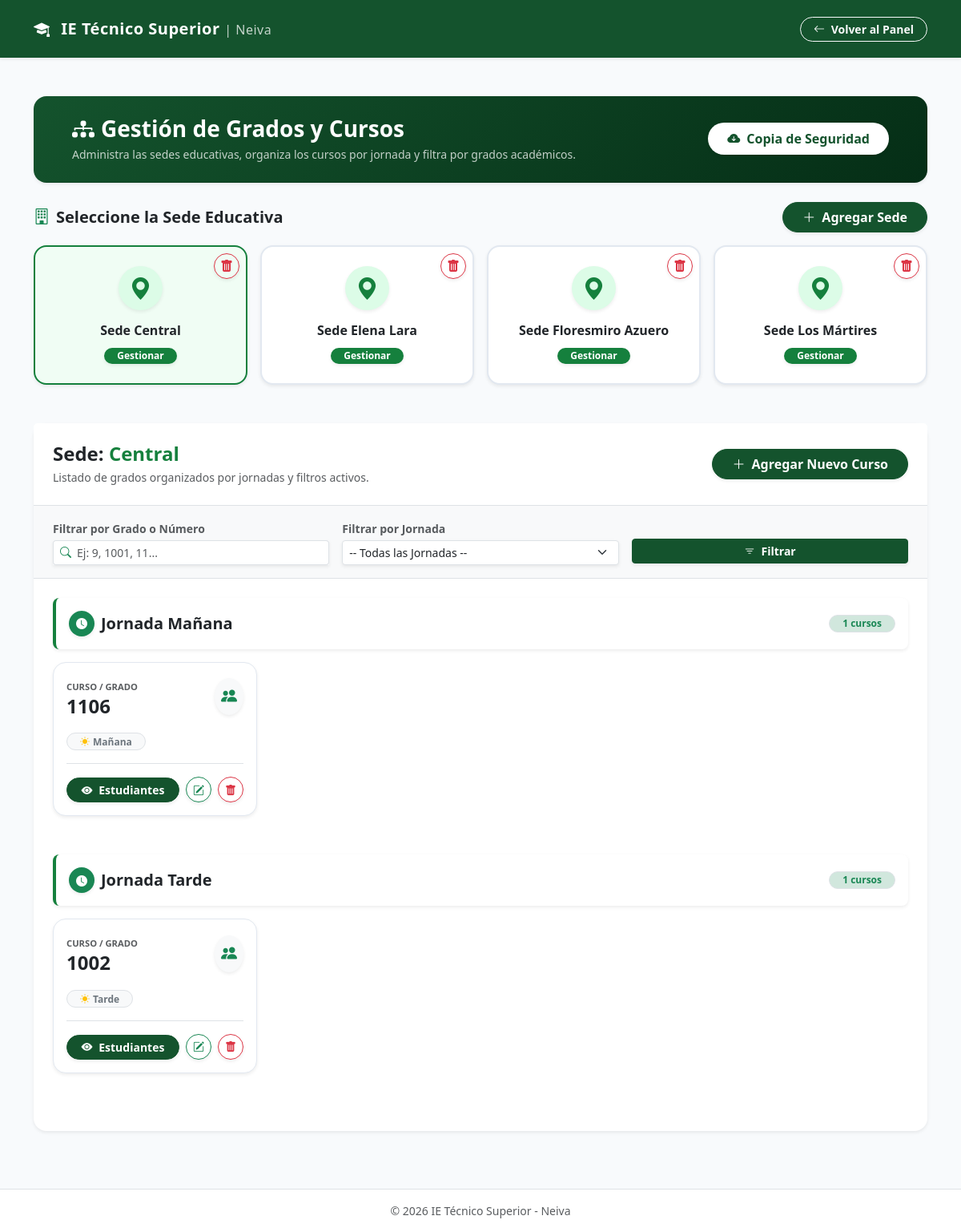
Page /administrador/grados.php?sede=1 (signed in) on the committed database.
### tables this page shows
CREATE TABLE `sedes` (
  `id_sede` int(11) NOT NULL,
  `nombre_sede` varchar(100) NOT NULL
);

CREATE TABLE `grados_cursos` (
  `id_curso` int(11) NOT NULL,
  `id_sede` int(11) NOT NULL,
  `nombre_curso` varchar(20) NOT NULL,
  `jornada` enum('Mañana','Tarde','Única') NOT NULL
);

### administrador/grados.php (the view, shortened to what this page needs)
<?php
$conexion = conectarBD();$mensaje_exito = "";
$sedes = [];
$res_sedes = mysqli_query($conexion, "SELECT id_sede, nombre_sede FROM sedes ORDER BY id_sede ASC");
if ($res_sedes) {
    while ($row = mysqli_fetch_assoc($res_sedes)) {
        $sedes[] = $row;
    }
}
$sede_seleccionada = isset($_GET['sede']) ? intval($_GET['sede']) : NULL;
$filtro_grado      = isset($_GET['grado']) ? trim($_GET['grado']) : '';
$info_sede_actual  = NULL;
$cursos_sede       = [];
if ($sede_seleccionada !== NULL) {
    $stmt_s = mysqli_prepare($conexion, "SELECT id_sede, nombre_sede FROM sedes WHERE id_sede = ? LIMIT 1");
    mysqli_stmt_bind_param($stmt_s, "i", $sede_seleccionada);
    mysqli_stmt_execute($stmt_s);
    $res_s = mysqli_stmt_get_result($stmt_s);
    $info_sede_actual = mysqli_fetch_assoc($res_s);
    if ($info_sede_actual) {
        $query_c = "SELECT id_curso, nombre_curso, jornada FROM grados_cursos WHERE id_sede = ?";
        $types = "i";
        $params = [$sede_seleccionada];
        $query_c .= " ORDER BY CAST(nombre_curso AS UNSIGNED) ASC, jornada ASC";
        $stmt_c = mysqli_prepare($conexion, $query_c);
        if ($stmt_c) {
            mysqli_stmt_bind_param($stmt_c, $types, ...$params);
            mysqli_stmt_execute($stmt_c);
            $res_c = mysqli_stmt_get_result($stmt_c);
            while ($c = mysqli_fetch_assoc($res_c)) {
                $cursos_sede[] = $c;
            }
        }
    }
}
?>
<!DOCTYPE html>
<html lang="es">
<head>
    <link href="https://cdn.jsdelivr.net/npm/bootstrap@5.3.3/dist/css/bootstrap.min.css" rel="stylesheet">
    <link rel="stylesheet" href="https://cdn.jsdelivr.net/npm/bootstrap-icons@1.11.3/font/bootstrap-icons.min.css">
</head>
<body class="d-flex flex-column min-vh-100">
<nav class="navbar navbar-expand-lg navbar-dark shadow-sm py-3" style="background-color: var(--primary-color) !important;">
    <div class="container">
        <a class="navbar-brand fw-bold text-white" href="panel_admin.php">
            <i class="bi bi-mortarboard-fill me-2"></i> IE Técnico Superior <span class="fw-light fs-6 opacity-75">| Neiva</span>
        </a>
        <a href="panel_admin.php" class="btn btn-outline-light btn-sm fw-semibold rounded-pill px-3">
            <i class="bi bi-arrow-left me-1"></i> Volver al Panel
        </a>
    </div>
</nav>
<div class="container py-5 flex-grow-1">
    <div class="card border-0 shadow-sm rounded-4 mb-4 overflow-hidden">
        <div class="card-header card-header-title p-4 px-md-5 d-flex flex-wrap align-items-center justify-content-between gap-3">
            <div>
                <h3 class="fw-bold mb-1"><i class="bi bi-diagram-3-fill me-2"></i>Gestión de Grados y Cursos</h3>
                <p class="mb-0 small opacity-75">Administra las sedes educativas, organiza los cursos por jornada y filtra por grados académicos.</p>
            </div>
            <div>
                <button type="button" class="btn btn-light-institutional fw-semibold rounded-pill px-4 py-2 shadow-sm" data-bs-toggle="modal" data-bs-target="#modalBackup">
                    <i class="bi bi-cloud-arrow-down-fill me-1"></i> Copia de Seguridad
                </button>
            </div>
        </div>
    </div>
    <div class="d-flex flex-wrap align-items-center justify-content-between gap-3 mb-3">
        <h5 class="fw-bold text-dark mb-0"><i class="bi bi-building me-2 text-success"></i>Seleccione la Sede Educativa</h5>
        <button type="button" class="btn btn-institutional fw-semibold rounded-pill px-4 shadow-sm" data-bs-toggle="modal" data-bs-target="#modalNuevaSede">
            <i class="bi bi-plus-lg me-1"></i> Agregar Sede
        </button>
    </div>
    <div class="row g-3 mb-5">
        <?php foreach ($sedes as $s): ?>
            <?php $isActive = ($sede_seleccionada === intval($s['id_sede'])); ?>
            <div class="col-12 col-sm-6 col-md-3">
                <div class="card card-sede h-100 p-3 shadow-sm rounded-4 position-relative <?php echo $isActive ? 'active' : ''; ?>">
                    <button type="button" class="btn btn-outline-danger btn-sm rounded-circle position-absolute top-0 end-0 m-2 z-3 shadow-sm" data-bs-toggle="modal" data-bs-target="#modalEliminarSede<?php echo $s['id_sede']; ?>" title="Eliminar Sede" style="width: 32px; height: 32px; display: flex; align-items: center; justify-content: center;">
                        <i class="bi bi-trash-fill fs-6"></i>
                    </button>
                    <a href="grados.php?sede=<?php echo $s['id_sede']; ?>" class="text-decoration-none stretched-link">
                        <div class="card-body text-center py-2">
                            <div class="rounded-circle d-inline-flex justify-content-center align-items-center mb-3 shadow-sm" style="width: 55px; height: 55px; background-color: #dcfce7; color: var(--accent-color);">
                                <i class="bi bi-geo-alt-fill fs-3"></i>
                            </div>
                            <h6 class="fw-bold text-dark mb-1">Sede <?php echo htmlspecialchars($s['nombre_sede']); ?></h6>
                            <span class="badge rounded-pill mt-2 px-3 py-1 text-white shadow-sm" style="background-color: var(--accent-color);">Gestionar</span>
                        </div>
                    </a>
                </div>
            </div>
        <?php endforeach; ?>
    </div>
    <?php if ($info_sede_actual): ?>
        <div class="card border-0 shadow-sm rounded-4 mb-4">
            <div class="card-header bg-white p-4 border-bottom d-flex flex-wrap align-items-center justify-content-between gap-3">
                <div>
                    <h4 class="fw-bold text-dark mb-1">
                        Sede: <span style="color: var(--accent-color);"><?php echo htmlspecialchars($info_sede_actual['nombre_sede']); ?></span>
                    </h4>
                    <p class="text-muted small mb-0">Listado de grados organizados por jornadas y filtros activos.</p>
                </div>
                <button type="button" class="btn btn-institutional fw-semibold rounded-pill px-4 shadow-sm" data-bs-toggle="modal" data-bs-target="#modalNuevoCurso">
                    <i class="bi bi-plus-lg me-1"></i> Agregar Nuevo Curso
                </button>
            </div>
            <div class="card-body bg-light border-bottom p-3 px-4">
                <form method="GET" action="grados.php" class="row g-3 align-items-center">
                    <div class="col-12 col-md-4">
                        <label class="form-label small fw-semibold text-muted mb-1">Filtrar por Grado o Número</label>
                        <div class="input-group input-group-sm shadow-sm">
                            <span class="input-group-text bg-white border-end-0 text-success"><i class="bi bi-search"></i></span>
                            <input type="text" name="grado" class="form-control border-start-0 ps-0" placeholder="Ej: 9, 1001, 11..." value="<?php echo htmlspecialchars($filtro_grado); ?>" inputmode="numeric" oninput="this.value = this.value.replace(/[^0-9]/g, '')">
                        </div>
                    </div>
                    <div class="col-12 col-md-4">
                        <label class="form-label small fw-semibold text-muted mb-1">Filtrar por Jornada</label>
                        <select name="jornada" class="form-select form-select-sm shadow-sm">
                            <option value="">-- Todas las Jornadas --</option>
                        </select>
                    </div>
                    <div class="col-12 col-md-4 d-flex align-items-end gap-2 pt-1 pt-md-4">
                        <button type="submit" class="btn btn-institutional btn-sm fw-semibold px-4 flex-grow-1 shadow-sm">
                            <i class="bi bi-filter me-1"></i> Filtrar
                        </button>
                    </div>
                </form>
            </div>
            <div class="card-body p-4">
                <?php if (!empty($cursos_sede)): ?>
                    <?php
                        $cursos_por_jornada = [];
                        foreach ($cursos_sede as $curso) {$cursos_por_jornada[$curso['jornada']][] =$curso;
                        }
                        $orden_jornadas = ['Mañana', 'Tarde', 'Única'];
                    ?>
                    <?php foreach ($orden_jornadas as$jornada_nombre): ?>
                        <?php if (isset($cursos_por_jornada[$jornada_nombre])): ?>
                            <div class="mb-5">
                                <div class="jornada-section-header p-3 mb-3 shadow-sm d-flex align-items-center justify-content-between">
                                    <div class="d-flex align-items-center gap-2">
                                        <div class="bg-success text-white rounded-circle d-flex align-items-center justify-content-center shadow-sm" style="width: 32px; height: 32px;">
                                            <i class="bi bi-clock-fill small"></i>
                                        </div>
                                        <h5 class="fw-bold text-dark mb-0">Jornada <?php echo $jornada_nombre; ?></h5>
                                    </div>
                                    <span class="badge bg-success-subtle text-success border px-3 py-1 rounded-pill fw-semibold">
                                        <?php echo count($cursos_por_jornada[$jornada_nombre]); ?> cursos
                                    </span>
                                </div>
                                <div class="row g-3">
                                    <?php foreach ($cursos_por_jornada[$jornada_nombre] as$curso): ?>
                                        <div class="col-12 col-sm-6 col-md-4 col-lg-3">
                                            <div class="curso-card rounded-4 p-3 d-flex flex-column justify-content-between h-100 shadow-sm">
                                                <div>
                                                    <div class="d-flex align-items-center justify-content-between mb-3">
                                                        <div>
                                                            <span class="text-uppercase text-muted small fw-bold tracking-wider" style="font-size: 0.7rem;">Curso / Grado</span>
                                                            <h4 class="fw-bold text-dark mb-0"><?php echo htmlspecialchars($curso['nombre_curso']); ?></h4>
                                                        </div>
                                                        <div class="bg-light rounded-circle p-2 shadow-sm text-success">
                                                            <i class="bi bi-people-fill fs-5"></i>
                                                        </div>
                                                    </div>
                                                    <div class="mb-3">
                                                        <span class="badge bg-light text-secondary border px-3 py-1 rounded-pill small">
                                                            <i class="bi bi-sun-fill me-1 text-warning"></i><?php echo htmlspecialchars($curso['jornada']); ?>
                                                        </span>
                                                    </div>
                                                </div>
                                                <div class="border-top pt-3 d-flex align-items-center justify-content-between gap-2">
                                                    <a href="estudiantes_curso.php?id_curso=<?php echo $curso['id_curso']; ?>" class="btn btn-institutional btn-sm rounded-pill px-3 fw-semibold flex-grow-1 shadow-sm">
                                                        <i class="bi bi-eye-fill me-1"></i> Estudiantes
                                                    </a>
                                                    <button type="button" class="btn btn-outline-success btn-sm rounded-circle shadow-sm" data-bs-toggle="modal" data-bs-target="#modalEditarCurso<?php echo $curso['id_curso']; ?>" title="Editar" style="width: 32px; height: 32px; display: inline-flex; align-items: center; justify-content: center;">
                                                        <i class="bi bi-pencil-square"></i>
                                                    </button>
                                                    <button type="button" class="btn btn-outline-danger btn-sm rounded-circle shadow-sm" data-bs-toggle="modal" data-bs-target="#modalEliminarCurso<?php echo $curso['id_curso']; ?>" title="Eliminar" style="width: 32px; height: 32px; display: inline-flex; align-items: center; justify-content: center;">
                                                        <i class="bi bi-trash-fill"></i>
                                                    </button>
                                                </div>
                                            </div>
                                        </div>
                                    <?php endforeach; ?>
                                </div>
                            </div>
                        <?php endif; ?>
                    <?php endforeach; ?>
                <?php endif; ?>
            </div>
        </div>
    <?php endif; ?>
</div>
<footer class="text-center py-3 bg-white border-top text-muted small mt-auto">
    &copy; <?php echo date('Y'); ?> IE Técnico Superior - Neiva
</footer>
</body>
</html>

### administrador/grados.php (style rules this page uses)
:root { --primary-color: #14532d; --primary-hover: #166534; --accent-color: #15803d; --bg-color: #f8fafc; }
body { background-color: var(--bg-color); font-family: 'Segoe UI', system-ui, -apple-system, sans-serif; color: #334155; }
.navbar-brand { letter-spacing: 0.5px; }
.card { border: none; box-shadow: 0 4px 6px -1px rgba(0, 0, 0, 0.05), 0 2px 4px -2px rgba(0, 0, 0, 0.05); }
.card-header-title { background: linear-gradient(135deg, #14532d 0%, #052e16 100%); color: white; }
.card-sede { transition: all 0.25s ease-in-out; border: 2px solid #e2e8f0; background: #ffffff; }
.card-sede.active { border-color: var(--accent-color); background-color: #f0fdf4; box-shadow: 0 4px 12px rgba(21, 128, 61, 0.12); }
.curso-card { transition: all 0.2s ease-in-out; border: 1px solid #e2e8f0; background: #ffffff; }
.btn-institutional { background-color: var(--primary-color); border-color: var(--primary-color); color: #ffffff; }
.btn-light-institutional { background-color: #ffffff; color: var(--primary-color); border: none; transition: all 0.2s ease-in-out; }
.jornada-section-header { background: #ffffff; border-left: 4px solid var(--accent-color); border-radius: 0.5rem; }

### rows in the picture
sedes: nombre_sede "Central"
sedes: nombre_sede "Elena Lara"
sedes: $s['id_sede'] 3 (drawn), nombre_sede "Floresmiro Azuero"
sedes: nombre_sede "Los Mártires"
grados_cursos: nombre_curso "1106", jornada "Mañana"
grados_cursos: nombre_curso "1002", jornada "Tarde"

### other values in the picture
$jornada_nombre "Mañana"
count($cursos_por_jornada[$jornada_nombre]) "1"
$jornada_nombre "Tarde"
